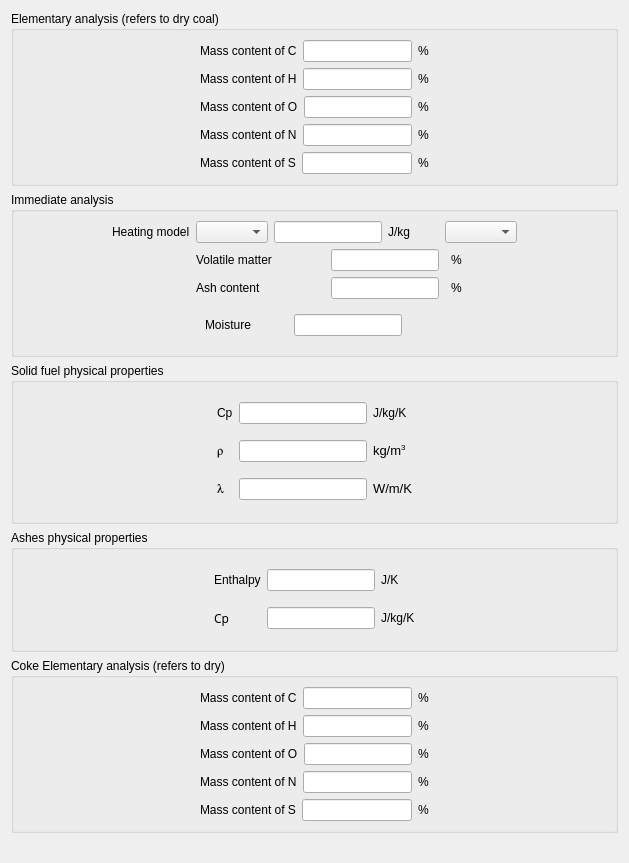
            <widget class="QWidget" name="tab_2">
             <attribute name="title">
              <string>Solid fuel</string>
             </attribute>
             <layout class="QGridLayout" name="gridLayout_23">
              <item row="0" column="0">
               <widget class="QGroupBox" name="groupBoxComposition">
                <property name="title">
                 <string>Elementary analysis (refers to dry coal)</string>
                </property>
                <layout class="QHBoxLayout" name="horizontalLayout_10">
                 <item>
                  <spacer>
                   <property name="orientation">
                    <enum>Qt::Horizontal</enum>
                   </property>
                   <property name="sizeHint" stdset="0">
                    <size>
                     <width>97</width>
                     <height>20</height>
                    </size>
                   </property>
                  </spacer>
                 </item>
                 <item>
                  <layout class="QVBoxLayout" name="verticalLayout_2">
                   <item>
                    <layout class="QHBoxLayout" name="horizontalLayout_5">
                     <item>
                      <widget class="QLabel" name="labelC">
                       <property name="text">
                        <string>Mass content of C</string>
                       </property>
                      </widget>
                     </item>
                     <item>
                      <widget class="QLineEdit" name="lineEditC"/>
                     </item>
                     <item>
                      <widget class="QLabel" name="labelUnitC">
                       <property name="text">
                        <string>%</string>
                       </property>
                      </widget>
                     </item>
                    </layout>
                   </item>
                   <item>
                    <layout class="QHBoxLayout" name="horizontalLayout_6">
                     <item>
                      <widget class="QLabel" name="labelH">
                       <property name="text">
                        <string>Mass content of H</string>
                       </property>
                      </widget>
                     </item>
                     <item>
                      <widget class="QLineEdit" name="lineEditH"/>
                     </item>
                     <item>
                      <widget class="QLabel" name="labelUnitH">
                       <property name="text">
                        <string>%</string>
                       </property>
                      </widget>
                     </item>
                    </layout>
                   </item>
                   <item>
                    <layout class="QHBoxLayout" name="horizontalLayout_7">
                     <item>
                      <widget class="QLabel" name="labelO">
                       <property name="text">
                        <string>Mass content of O</string>
                       </property>
                      </widget>
                     </item>
                     <item>
                      <widget class="QLineEdit" name="lineEditO"/>
                     </item>
                     <item>
                      <widget class="QLabel" name="labelUnitO">
                       <property name="text">
                        <string>%</string>
                       </property>
                      </widget>
                     </item>
                    </layout>
                   </item>
                   <item>
                    <layout class="QHBoxLayout" name="horizontalLayout_8">
                     <item>
                      <widget class="QLabel" name="labelN">
                       <property name="text">
                        <string>Mass content of N</string>
                       </property>
                      </widget>
                     </item>
                     <item>
                      <widget class="QLineEdit" name="lineEditN"/>
                     </item>
                     <item>
                      <widget class="QLabel" name="labelUnitN">
                       <property name="text">
                        <string>%</string>
                       </property>
                      </widget>
                     </item>
                    </layout>
                   </item>
                   <item>
                    <layout class="QHBoxLayout" name="horizontalLayout_9">
                     <item>
                      <widget class="QLabel" name="labelS">
                       <property name="text">
                        <string>Mass content of S</string>
                       </property>
                      </widget>
                     </item>
                     <item>
                      <widget class="QLineEdit" name="lineEditS"/>
                     </item>
                     <item>
                      <widget class="QLabel" name="labelUnitS">
                       <property name="text">
                        <string>%</string>
                       </property>
                      </widget>
                     </item>
                    </layout>
                   </item>
                  </layout>
                 </item>
                 <item>
                  <spacer>
                   <property name="orientation">
                    <enum>Qt::Horizontal</enum>
                   </property>
                   <property name="sizeHint" stdset="0">
                    <size>
                     <width>97</width>
                     <height>16</height>
                    </size>
                   </property>
                  </spacer>
                 </item>
                </layout>
               </widget>
              </item>
              <item row="1" column="0">
               <widget class="QGroupBox" name="groupBoxProperties">
                <property name="title">
                 <string>Immediate analysis</string>
                </property>
                <layout class="QHBoxLayout" name="horizontalLayout_11">
                 <item>
                  <spacer>
                   <property name="orientation">
                    <enum>Qt::Horizontal</enum>
                   </property>
                   <property name="sizeHint" stdset="0">
                    <size>
                     <width>89</width>
                     <height>20</height>
                    </size>
                   </property>
                  </spacer>
                 </item>
                 <item>
                  <layout class="QGridLayout" name="gridLayout_18">
                   <item row="0" column="0">
                    <widget class="QLabel" name="labelPCI">
                     <property name="text">
                      <string>Heating model</string>
                     </property>
                    </widget>
                   </item>
                   <item row="0" column="1">
                    <widget class="QComboBox" name="comboBoxPCIList"/>
                   </item>
                   <item row="0" column="2" colspan="2">
                    <widget class="QLineEdit" name="lineEditPCI"/>
                   </item>
                   <item row="0" column="4" colspan="2">
                    <widget class="QLabel" name="labelUnitPCI">
                     <property name="text">
                      <string>J/kg</string>
                     </property>
                    </widget>
                   </item>
                   <item row="0" column="6" colspan="3">
                    <widget class="QComboBox" name="comboBoxPCIType"/>
                   </item>
                   <item row="1" column="0">
                    <spacer name="spacer">
                     <property name="orientation">
                      <enum>Qt::Horizontal</enum>
                     </property>
                     <property name="sizeHint" stdset="0">
                      <size>
                       <width>13</width>
                       <height>20</height>
                      </size>
                     </property>
                    </spacer>
                   </item>
                   <item row="1" column="1" colspan="2">
                    <widget class="QLabel" name="labelVolatileMatter">
                     <property name="text">
                      <string>Volatile matter</string>
                     </property>
                    </widget>
                   </item>
                   <item row="1" column="3" colspan="3">
                    <widget class="QLineEdit" name="lineEditVolatileMatter"/>
                   </item>
                   <item row="1" column="7">
                    <widget class="QLabel" name="labelUnitAshesRatio_3">
                     <property name="text">
                      <string>%</string>
                     </property>
                    </widget>
                   </item>
                   <item row="1" column="8">
                    <spacer name="spacer_2">
                     <property name="orientation">
                      <enum>Qt::Horizontal</enum>
                     </property>
                     <property name="sizeHint" stdset="0">
                      <size>
                       <width>13</width>
                       <height>20</height>
                      </size>
                     </property>
                    </spacer>
                   </item>
                   <item row="2" column="0">
                    <spacer name="spacer_6">
                     <property name="orientation">
                      <enum>Qt::Horizontal</enum>
                     </property>
                     <property name="sizeHint" stdset="0">
                      <size>
                       <width>13</width>
                       <height>20</height>
                      </size>
                     </property>
                    </spacer>
                   </item>
                   <item row="2" column="1">
                    <widget class="QLabel" name="lineEditAshesRatio_2">
                     <property name="text">
                      <string>Ash content</string>
                     </property>
                    </widget>
                   </item>
                   <item row="2" column="3" colspan="3">
                    <widget class="QLineEdit" name="lineEditAshesRatio"/>
                   </item>
                   <item row="2" column="7">
                    <widget class="QLabel" name="labelUnitAshesRatio_2">
                     <property name="text">
                      <string>%</string>
                     </property>
                    </widget>
                   </item>
                   <item row="2" column="8">
                    <spacer name="spacer_3">
                     <property name="orientation">
                      <enum>Qt::Horizontal</enum>
                     </property>
                     <property name="sizeHint" stdset="0">
                      <size>
                       <width>13</width>
                       <height>20</height>
                      </size>
                     </property>
                    </spacer>
                   </item>
                   <item row="3" column="0">
                    <spacer name="spacer_5">
                     <property name="orientation">
                      <enum>Qt::Horizontal</enum>
                     </property>
                     <property name="sizeHint" stdset="0">
                      <size>
                       <width>13</width>
                       <height>20</height>
                      </size>
                     </property>
                    </spacer>
                   </item>
                   <item row="3" column="5" colspan="2">
                    <spacer name="spacer_4">
                     <property name="orientation">
                      <enum>Qt::Horizontal</enum>
                     </property>
                     <property name="sizeHint" stdset="0">
                      <size>
                       <width>13</width>
                       <height>20</height>
                      </size>
                     </property>
                    </spacer>
                   </item>
                   <item row="3" column="1" colspan="4">
                    <widget class="QFrame" name="frame">
                     <property name="contextMenuPolicy">
                      <enum>Qt::DefaultContextMenu</enum>
                     </property>
                     <property name="frameShape">
                      <enum>QFrame::NoFrame</enum>
                     </property>
                     <property name="frameShadow">
                      <enum>QFrame::Raised</enum>
                     </property>
                     <property name="lineWidth">
                      <number>1</number>
                     </property>
                     <layout class="QHBoxLayout" name="horizontalLayout_2">
                      <item>
                       <widget class="QLabel" name="labelMoisture">
                        <property name="text">
                         <string>Moisture</string>
                        </property>
                       </widget>
                      </item>
                      <item>
                       <spacer name="spacer_7">
                        <property name="orientation">
                         <enum>Qt::Horizontal</enum>
                        </property>
                        <property name="sizeHint" stdset="0">
                         <size>
                          <width>13</width>
                          <height>20</height>
                         </size>
                        </property>
                       </spacer>
                      </item>
                      <item>
                       <widget class="QLineEdit" name="lineEditMoisture"/>
                      </item>
                     </layout>
                    </widget>
                   </item>
                  </layout>
                 </item>
                 <item>
                  <spacer>
                   <property name="orientation">
                    <enum>Qt::Horizontal</enum>
                   </property>
                   <property name="sizeHint" stdset="0">
                    <size>
                     <width>89</width>
                     <height>120</height>
                    </size>
                   </property>
                  </spacer>
                 </item>
                </layout>
               </widget>
              </item>
              <item row="2" column="0">
               <widget class="QGroupBox" name="groupBoxProperties_2">
                <property name="title">
                 <string>Solid fuel physical properties</string>
                </property>
                <layout class="QGridLayout" name="gridLayout_19">
                 <item row="0" column="0">
                  <layout class="QGridLayout" name="gridLayout_17">
                   <item row="0" column="0">
                    <spacer name="spacer_8">
                     <property name="orientation">
                      <enum>Qt::Horizontal</enum>
                     </property>
                     <property name="sizeHint" stdset="0">
                      <size>
                       <width>13</width>
                       <height>120</height>
                      </size>
                     </property>
                    </spacer>
                   </item>
                   <item row="0" column="1">
                    <layout class="QGridLayout" name="gridLayout_6">
                     <item row="0" column="0">
                      <widget class="QLabel" name="labelPCI_6">
                       <property name="text">
                        <string>Cp</string>
                       </property>
                      </widget>
                     </item>
                     <item row="0" column="1">
                      <widget class="QLineEdit" name="lineEditCp"/>
                     </item>
                     <item row="0" column="2">
                      <widget class="QLabel" name="labelUnitPCI_5">
                       <property name="text">
                        <string>J/kg/K</string>
                       </property>
                      </widget>
                     </item>
                     <item row="1" column="0">
                      <widget class="QLabel" name="labelPCI_7">
                       <property name="font">
                        <font>
                         <family>Symbol</family>
                        </font>
                       </property>
                       <property name="text">
                        <string>r</string>
                       </property>
                      </widget>
                     </item>
                     <item row="1" column="1">
                      <widget class="QLineEdit" name="lineEditDensity"/>
                     </item>
                     <item row="1" column="2">
                      <widget class="QLabel" name="labelUnitPCI_4">
                       <property name="text">
                        <string>&lt;!DOCTYPE HTML PUBLIC &quot;-//W3C//DTD HTML 4.0//EN&quot; &quot;http://www.w3.org/TR/REC-html40/strict.dtd&quot;&gt;
&lt;html&gt;&lt;head&gt;&lt;meta name=&quot;qrichtext&quot; content=&quot;1&quot; /&gt;&lt;style type=&quot;text/css&quot;&gt;
p, li { white-space: pre-wrap; }
&lt;/style&gt;&lt;/head&gt;&lt;body style=&quot; font-family:'Sans'; font-size:10pt; font-weight:400; font-style:normal;&quot;&gt;
&lt;p style=&quot; margin-top:0px; margin-bottom:0px; margin-left:0px; margin-right:0px; -qt-block-indent:0; text-indent:0px;&quot;&gt;kg/m&lt;span style=&quot; vertical-align:super;&quot;&gt;3&lt;/span&gt;&lt;/p&gt;&lt;/body&gt;&lt;/html&gt;</string>
                       </property>
                      </widget>
                     </item>
                     <item row="2" column="0">
                      <widget class="QLabel" name="labelThermalCond">
                       <property name="font">
                        <font>
                         <family>Symbol</family>
                        </font>
                       </property>
                       <property name="text">
                        <string>l</string>
                       </property>
                      </widget>
                     </item>
                     <item row="2" column="1">
                      <widget class="QLineEdit" name="lineEditThermalCond"/>
                     </item>
                     <item row="2" column="2">
                      <widget class="QLabel" name="labelUnitThermalCond">
                       <property name="text">
                        <string>&lt;!DOCTYPE HTML PUBLIC &quot;-//W3C//DTD HTML 4.0//EN&quot; &quot;http://www.w3.org/TR/REC-html40/strict.dtd&quot;&gt;
&lt;html&gt;&lt;head&gt;&lt;meta name=&quot;qrichtext&quot; content=&quot;1&quot; /&gt;&lt;style type=&quot;text/css&quot;&gt;
p, li { white-space: pre-wrap; }
&lt;/style&gt;&lt;/head&gt;&lt;body style=&quot; font-family:'DejaVu Sans'; font-size:9pt; font-weight:400; font-style:normal;&quot;&gt;
&lt;p style=&quot; margin-top:0px; margin-bottom:0px; margin-left:0px; margin-right:0px; -qt-block-indent:0; text-indent:0px;&quot;&gt;&lt;span style=&quot; font-family:'Sans'; font-size:10pt;&quot;&gt;W/m/K&lt;/span&gt;&lt;/p&gt;&lt;/body&gt;&lt;/html&gt;</string>
                       </property>
                      </widget>
                     </item>
                    </layout>
                   </item>
                   <item row="0" column="2">
                    <spacer>
                     <property name="orientation">
                      <enum>Qt::Horizontal</enum>
                     </property>
                     <property name="sizeHint" stdset="0">
                      <size>
                       <width>13</width>
                       <height>120</height>
                      </size>
                     </property>
                    </spacer>
                   </item>
                  </layout>
                 </item>
                </layout>
               </widget>
              </item>
              <item row="3" column="0">
               <widget class="QGroupBox" name="groupBoxProperties_3">
                <property name="title">
                 <string>Ashes physical properties</string>
                </property>
                <layout class="QHBoxLayout" name="horizontalLayout_15">
                 <item>
                  <layout class="QHBoxLayout" name="horizontalLayout_14">
                   <item>
                    <spacer>
                     <property name="orientation">
                      <enum>Qt::Horizontal</enum>
                     </property>
                     <property name="sizeHint" stdset="0">
                      <size>
                       <width>13</width>
                       <height>81</height>
                      </size>
                     </property>
                    </spacer>
                   </item>
                   <item>
                    <layout class="QGridLayout" name="gridLayout_20">
                     <item row="0" column="0">
                      <widget class="QLabel" name="labelPCI_8">
                       <property name="text">
                        <string>Enthalpy</string>
                       </property>
                      </widget>
                     </item>
                     <item row="0" column="1">
                      <widget class="QLineEdit" name="lineEditAshesEnthalpy"/>
                     </item>
                     <item row="0" column="2">
                      <widget class="QLabel" name="labelUnitPCI_6">
                       <property name="text">
                        <string>J/K</string>
                       </property>
                      </widget>
                     </item>
                     <item row="1" column="0">
                      <widget class="QLabel" name="labelPCI_9">
                       <property name="font">
                        <font>
                         <family>Sans Serif</family>
                        </font>
                       </property>
                       <property name="text">
                        <string>Cp</string>
                       </property>
                      </widget>
                     </item>
                     <item row="1" column="1">
                      <widget class="QLineEdit" name="lineEditAshesCp"/>
                     </item>
                     <item row="1" column="2">
                      <widget class="QLabel" name="labelUnitPCI_7">
                       <property name="text">
                        <string>J/kg/K</string>
                       </property>
                      </widget>
                     </item>
                    </layout>
                   </item>
                   <item>
                    <spacer>
                     <property name="orientation">
                      <enum>Qt::Horizontal</enum>
                     </property>
                     <property name="sizeHint" stdset="0">
                      <size>
                       <width>130</width>
                       <height>81</height>
                      </size>
                     </property>
                    </spacer>
                   </item>
                  </layout>
                 </item>
                </layout>
               </widget>
              </item>
              <item row="4" column="0">
               <widget class="QGroupBox" name="groupBoxCompositionCoke">
                <property name="title">
                 <string>Coke Elementary analysis (refers to dry)</string>
                </property>
                <layout class="QHBoxLayout" name="horizontalLayout_16">
                 <item>
                  <spacer>
                   <property name="orientation">
                    <enum>Qt::Horizontal</enum>
                   </property>
                   <property name="sizeHint" stdset="0">
                    <size>
                     <width>97</width>
                     <height>20</height>
                    </size>
                   </property>
                  </spacer>
                 </item>
                 <item>
                  <layout class="QVBoxLayout" name="verticalLayout_3">
                   <item>
                    <layout class="QHBoxLayout" name="horizontalLayout_17">
                     <item>
                      <widget class="QLabel" name="labelCCoke">
                       <property name="text">
                        <string>Mass content of C</string>
                       </property>
                      </widget>
                     </item>
                     <item>
                      <widget class="QLineEdit" name="lineEditCCoke"/>
                     </item>
                     <item>
                      <widget class="QLabel" name="labelUnitCCoke">
                       <property name="text">
                        <string>%</string>
                       </property>
                      </widget>
                     </item>
                    </layout>
                   </item>
                   <item>
                    <layout class="QHBoxLayout" name="horizontalLayout_18">
                     <item>
                      <widget class="QLabel" name="labelHCoke">
                       <property name="text">
                        <string>Mass content of H</string>
                       </property>
                      </widget>
                     </item>
                     <item>
                      <widget class="QLineEdit" name="lineEditHCoke"/>
                     </item>
                     <item>
                      <widget class="QLabel" name="labelUnitHCoke">
                       <property name="text">
                        <string>%</string>
                       </property>
                      </widget>
                     </item>
                    </layout>
                   </item>
                   <item>
                    <layout class="QHBoxLayout" name="horizontalLayout_19">
                     <item>
                      <widget class="QLabel" name="labelOCoke">
                       <property name="text">
                        <string>Mass content of O</string>
                       </property>
                      </widget>
                     </item>
                     <item>
                      <widget class="QLineEdit" name="lineEditOCoke"/>
                     </item>
                     <item>
                      <widget class="QLabel" name="labelUnitOCoke">
                       <property name="text">
                        <string>%</string>
                       </property>
                      </widget>
                     </item>
                    </layout>
                   </item>
                   <item>
                    <layout class="QHBoxLayout" name="horizontalLayout_20">
                     <item>
                      <widget class="QLabel" name="labelNCoke">
                       <property name="text">
                        <string>Mass content of N</string>
                       </property>
                      </widget>
                     </item>
                     <item>
                      <widget class="QLineEdit" name="lineEditNCoke"/>
                     </item>
                     <item>
                      <widget class="QLabel" name="labelUnitNCoke">
                       <property name="text">
                        <string>%</string>
                       </property>
                      </widget>
                     </item>
                    </layout>
                   </item>
                   <item>
                    <layout class="QHBoxLayout" name="horizontalLayout_21">
                     <item>
                      <widget class="QLabel" name="labelSCoke">
                       <property name="text">
                        <string>Mass content of S</string>
                       </property>
                      </widget>
                     </item>
                     <item>
                      <widget class="QLineEdit" name="lineEditSCoke"/>
                     </item>
                     <item>
                      <widget class="QLabel" name="labelUnitSCoke">
                       <property name="text">
                        <string>%</string>
                       </property>
                      </widget>
                     </item>
                    </layout>
                   </item>
                  </layout>
                 </item>
                 <item>
                  <spacer>
                   <property name="orientation">
                    <enum>Qt::Horizontal</enum>
                   </property>
                   <property name="sizeHint" stdset="0">
                    <size>
                     <width>97</width>
                     <height>16</height>
                    </size>
                   </property>
                  </spacer>
                 </item>
                </layout>
               </widget>
              </item>
              <item row="5" column="0">
               <spacer name="verticalSpacer_4">
                <property name="orientation">
                 <enum>Qt::Vertical</enum>
                </property>
                <property name="sizeHint" stdset="0">
                 <size>
                  <width>20</width>
                  <height>19</height>
                 </size>
                </property>
               </spacer>
              </item>
             </layout>
            </widget>
